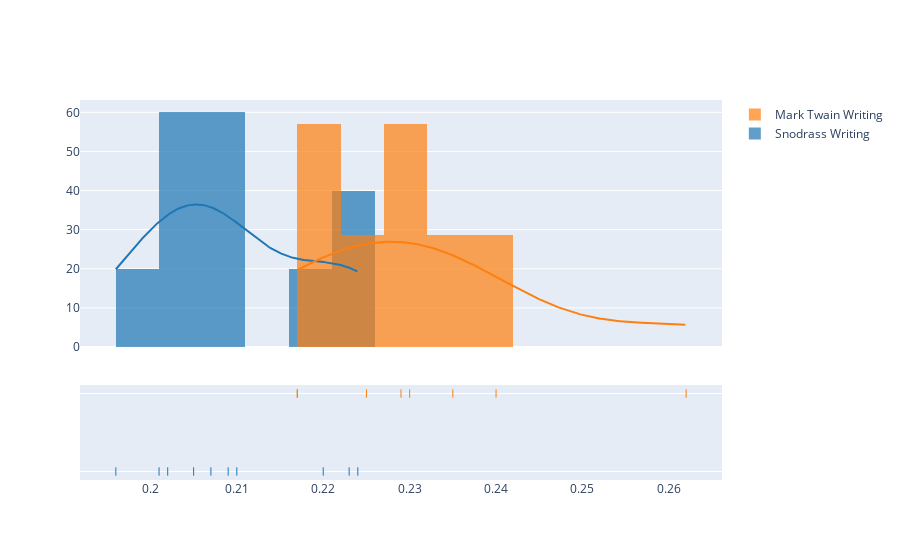

Notebook code cell kept with this figure:
### Code cell
# create distribution plot
fig = pff.create_distplot(dataHist, groupLabels, bin_size = [.005, .005])
fig

### Figure 1 — Plotly figure (JSON) as saved in the notebook; plotly's stock layout.template omitted (floating-point values rounded to 4 significant figures; data arrays with more than 128 entries replaced by an {"elided": "..."} marker saying what was removed)
{"data": [{"autobinx": false, "histnorm": "probability density", "legendgroup": "Snodrass Writing", "marker": {"color": "rgb(31, 119, 180)"}, "name": "Snodrass Writing", "opacity": 0.7, "type": "histogram", "x": [0.209, 0.205, 0.196, 0.21, 0.202, 0.207, 0.224, 0.223, 0.22, 0.201], "xaxis": "x", "xbins": {"end": 0.224, "size": 0.005, "start": 0.196}, "yaxis": "y"}, {"autobinx": false, "histnorm": "probability density", "legendgroup": "Mark Twain Writing", "marker": {"color": "rgb(255, 127, 14)"}, "name": "Mark Twain Writing", "opacity": 0.7, "type": "histogram", "x": [0.225, 0.262, 0.217, 0.24, 0.23, 0.229, 0.235, 0.217], "xaxis": "x", "xbins": {"end": 0.262, "size": 0.005, "start": 0.217}, "yaxis": "y"}, {"legendgroup": "Snodrass Writing", "marker": {"color": "rgb(31, 119, 180)"}, "mode": "lines", "name": "Snodrass Writing", "showlegend": false, "type": "scatter", "x": {"elided": "500 float values"}, "xaxis": "x", "y": {"elided": "500 float values"}, "yaxis": "y"}, {"legendgroup": "Mark Twain Writing", "marker": {"color": "rgb(255, 127, 14)"}, "mode": "lines", "name": "Mark Twain Writing", "showlegend": false, "type": "scatter", "x": {"elided": "500 float values"}, "xaxis": "x", "y": {"elided": "500 float values"}, "yaxis": "y"}, {"legendgroup": "Snodrass Writing", "marker": {"color": "rgb(31, 119, 180)", "symbol": "line-ns-open"}, "mode": "markers", "name": "Snodrass Writing", "showlegend": false, "type": "scatter", "x": [0.209, 0.205, 0.196, 0.21, 0.202, 0.207, 0.224, 0.223, 0.22, 0.201], "xaxis": "x", "y": ["Snodrass Writing", "Snodrass Writing", "Snodrass Writing", "Snodrass Writing", "Snodrass Writing", "Snodrass Writing", "Snodrass Writing", "Snodrass Writing", "Snodrass Writing", "Snodrass Writing"], "yaxis": "y2"}, {"legendgroup": "Mark Twain Writing", "marker": {"color": "rgb(255, 127, 14)", "symbol": "line-ns-open"}, "mode": "markers", "name": "Mark Twain Writing", "showlegend": false, "type": "scatter", "x": [0.225, 0.262, 0.217, 0.24, 0.23, 0.229, 0.235, 0.217], "xaxis": "x", "y": ["Mark Twain Writing", "Mark Twain Writing", "Mark Twain Writing", "Mark Twain Writing", "Mark Twain Writing", "Mark Twain Writing", "Mark Twain Writing", "Mark Twain Writing"], "yaxis": "y2"}], "layout": {"barmode": "overlay", "hovermode": "closest", "legend": {"traceorder": "reversed"}, "xaxis": {"anchor": "y2", "domain": [0, 1], "zeroline": false}, "yaxis": {"anchor": "free", "domain": [0.35, 1], "position": 0}, "yaxis2": {"anchor": "x", "domain": [0, 0.25], "dtick": 1, "showticklabels": false}}}
